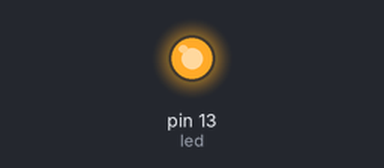
The sketch below on a simulated Arduino Uno, built with avr-gcc and run on an emulated ATmega328P. Shown: output pins drawn as LEDs (lit = HIGH).

Above: at 0.1 s.
At 24.1 s:
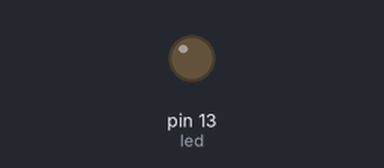
Timing chart, 0 to 25.6 s (numbered marks = the images above):
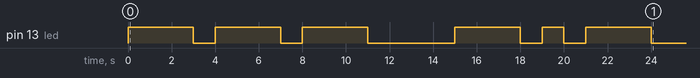

The sketch:

Morse.ino
```cpp
// Programme Morse
// Ce programme emet OK en morse

// Cette partie n'est faite qu'une fois quand on appuie sur le bouton RESET de l'Arduino
// OK se dit --- -.-
void setup () {
  prepareLED ();
  trait();
  trait();
  trait();
  attend (3);
  trait();
  point();
  trait();
}

void point() {
  allumeLED ();
  attend (1);
  eteintLED ();
  attend (1);
}

void trait() {
  allumeLED ();
  attend (3);
  eteintLED ();
  attend (1);
}

// Cette partie est faite en boucle tant que l'on n'arrete pas l'arduino
void loop () {
}
```

LED.ino
```cpp
// Sur la plupart des Arduino il y une LED sur la carte connectée au Pin 13.
// On va donner un nom au pin, ça sera plus partique:
int led = 13;

void prepareLED () {
  // dit à la broche 13 qu'elle est un OUTPUT, une sortie
  pinMode (led, OUTPUT);
}

void allumeLED () {
  digitalWrite (led, HIGH);   // allume la LED (HIGH est le voltage)
}

void eteintLED () {
  digitalWrite (led, LOW);   // eteinf la LED (LOW est le voltage)
}

void attend (int n ) { // n est en secondes
  delay (n * 1000);
}
```
